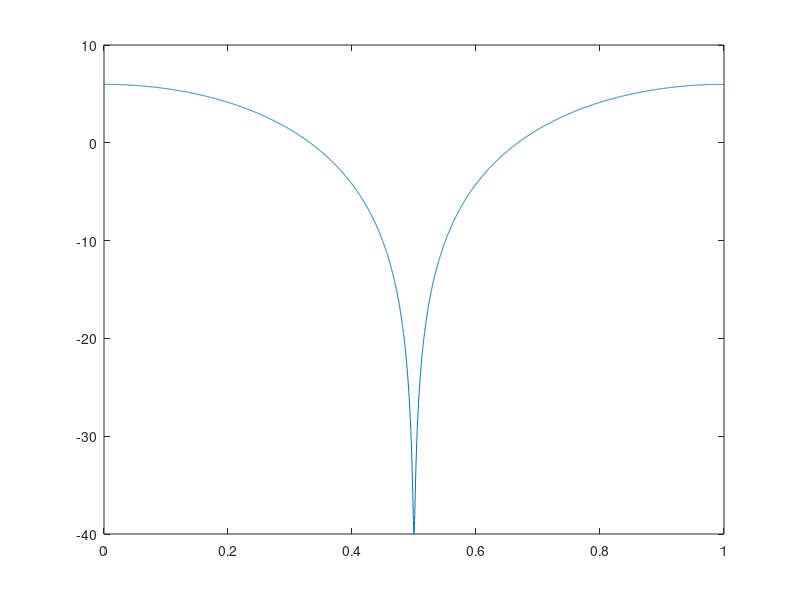
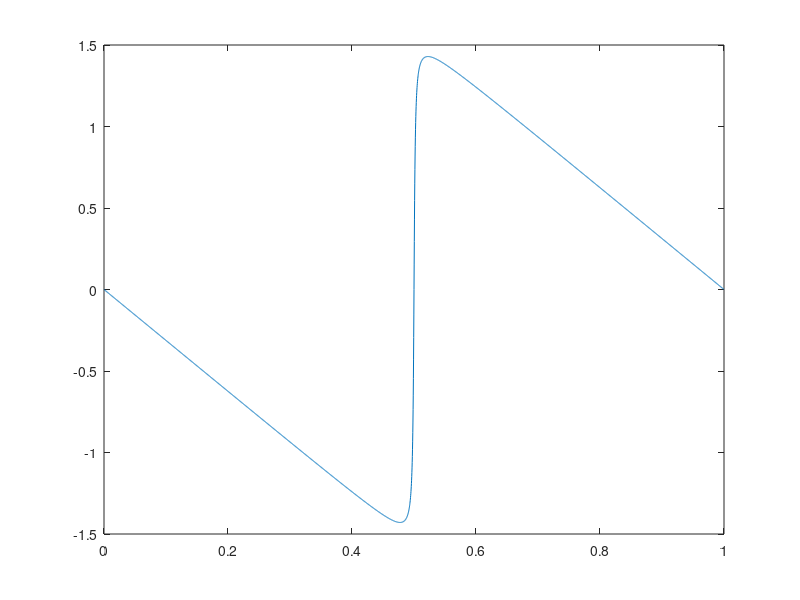

Reproduce these figures in MATLAB, in order.
clear all
close all 

a1=0.99;
fc=1;
Ts=1/fc; 
winsize=4096;
binsize=fc/winsize;
k=1;
F=[0:binsize:fc-binsize];
W=F*2*pi;
H=1+(a1*exp(-i*W));
size(F)
size(W)
M=abs(H);		#valore assoluto --> modulo per un numero complesso
MdB=20*log10(M);
plot(F, MdB);
Ph=arg(H)		#arg --> arcotangente della parte im sulla parte reale
figure(2);
plot(F,Ph);
